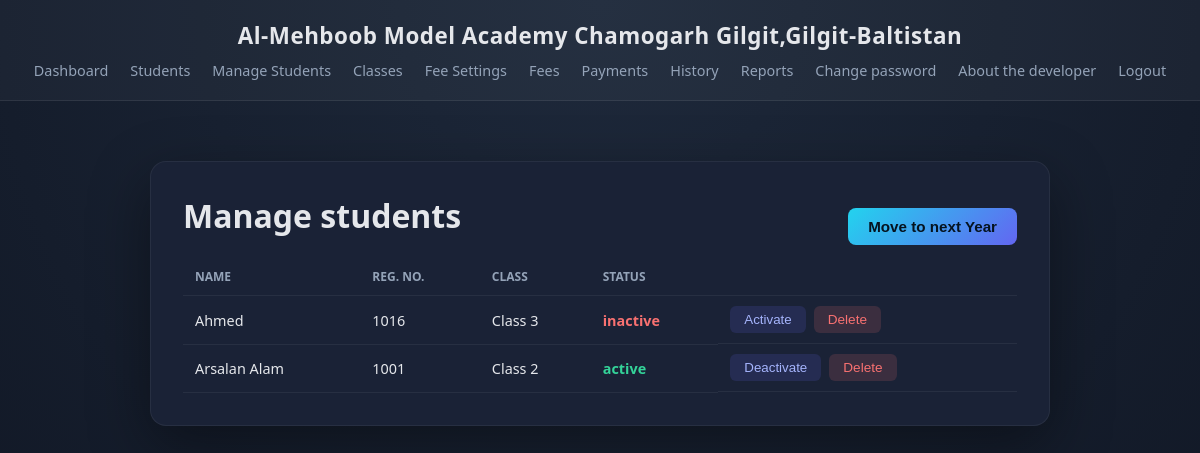
The page /manage-students (signed in) on the database its author committed.
### models.py (models this page shows)
class School(db.Model):
    __tablename__ = "school"
    id = db.Column(db.Integer, primary_key=True)
    name = db.Column(db.String(150), nullable=False)
    admission_fee = db.Column(db.Float, default=0)
    security_fee = db.Column(db.Float, default=0)

class Student(db.Model):
    __tablename__ = "students"
    id = db.Column(db.Integer, primary_key=True)
    name = db.Column(db.String(150), nullable=False)
    father_name = db.Column(db.String(150))
    cnic = db.Column(db.String(20))
    phone_number = db.Column(db.String(20))
    gender = db.Column(db.String(10), nullable=False)
    reg_number = db.Column(db.String(30), unique=True, nullable=False)
    class_id = db.Column(db.Integer, db.ForeignKey("classes.id"), nullable=False)
    previous_class_id = db.Column(db.Integer, db.ForeignKey("classes.id"), nullable=True)
    admission_date = db.Column(db.String(20), default=lambda: date.today().isoformat())
    status = db.Column(db.String(20), default="active")
    school_class = db.relationship("SchoolClass", backref="students", foreign_keys=[class_id])

class SchoolClass(db.Model):
    __tablename__ = "classes"
    id = db.Column(db.Integer, primary_key=True)
    class_name = db.Column(db.String(50), unique=True, nullable=False)
    monthly_fee = db.Column(db.Float, nullable=False)
    class_order = db.Column(db.Integer, nullable=False, default=0)

### app.py (the view)
@app.route("/manage-students")
@login_required
@admin_required
def manage_students():
    all_students = Student.query.order_by(Student.name).all()
    return render_template("manage_students.html", students=all_students)

### app.py (called while the page is built)
@login_manager.user_loader
def load_user(user_id):
    return User.query.get(int(user_id))

@app.context_processor
def inject_school_name():
    school = School.query.first()
    return {"school_name": school.name if school else "School Management System"}

def admin_required(f):
    @wraps(f)
    def wrapper(*args, **kwargs):
        if current_user.role != "admin":
            flash("Admin access required.", "danger")
            return redirect(url_for("dashboard"))
        return f(*args, **kwargs)
    return wrapper

### templates/manage_students.html (shortened to what this page needs)
{% extends "base.html" %}
{% block content %}
<div class="wide-card">
  <div style="display:flex; justify-content:space-between; align-items:center; flex-wrap:wrap; gap:10px;">
    <h1>Manage students</h1>
    <form method="POST" action="{{ url_for('promote_students') }}"
          onsubmit="return confirm('Move every active student to their next class? Senior-most students will be deactivated. This does not touch fees.');">
      <button type="submit" class="btn-primary btn-small">Move to next Year</button>
    </form>
  </div>
  <table class="data-table">
    <thead>
      <tr><th>Name</th><th>Reg. no.</th><th>Class</th><th>Status</th><th></th></tr>
    </thead>
    <tbody>
      {% for s in students %}
      <tr>
        <td>{{ s.name }}</td>
        <td>{{ s.reg_number }}</td>
        <td>{{ s.school_class.class_name }}</td>
        <td class="{{ 'status-paid' if s.status == 'active' else 'status-unpaid' }}">{{ s.status }}</td>
        <td style="display:flex; gap:8px; flex-wrap: wrap;">
          <form method="POST" action="{{ url_for('toggle_student_status', student_id=s.id) }}">
            <button type="submit" class="btn-small"
                    style="background: rgba(99,102,241,0.15); color:#a5b4fc; border:none; border-radius:6px; padding:6px 14px; cursor:pointer;">
              {{ 'Deactivate' if s.status == 'active' else 'Activate' }}
            </button>
          </form>
          <form method="POST" action="{{ url_for('delete_student', student_id=s.id) }}"
                onsubmit="return confirm('Delete this student? This also removes their login and all financial records.');">
            <button type="submit" class="btn-danger btn-small">Delete</button>
          </form>
        </td>
      </tr>
      {% else %}
      <tr><td colspan="5">No students yet.</td></tr>
      {% endfor %}
    </tbody>
  </table>
</div>
{% endblock %}

### templates/base.html (shortened to what this page needs)
<!DOCTYPE html>
<html lang="en">
<head>
  <link rel="stylesheet" href="{{ url_for('static', filename='css/style.css') }}">
</head>
<body>
  <header class="topbar">
    <span class="school-name">{{ school_name }}</span>
    {% if current_user.is_authenticated %}
      <nav>
        <a href="{{ url_for('dashboard') }}">Dashboard</a>
        {% if current_user.role == 'admin' %}
          <a href="{{ url_for('students') }}">Students</a>
          <a href="{{ url_for('manage_students') }}">Manage Students</a>
          <a href="{{ url_for('classes') }}">Classes</a>
          <a href="{{ url_for('fee_settings') }}">Fee Settings</a>
          <a href="{{ url_for('fees') }}">Fees</a>
          <a href="{{ url_for('payments_search') }}">Payments</a>
          <a href="{{ url_for('payment_history') }}">History</a>
          <a href="{{ url_for('reports') }}">Reports</a>
        {% endif %}
        <a href="{{ url_for('change_password') }}">Change password</a>
        <a href="{{ url_for('about_developer') }}">About the developer</a>
        <a href="{{ url_for('logout') }}">Logout</a>
      </nav>
    {% endif %}
  </header>
  <main class="content">
    {% block content %}{% endblock %}
  </main>
</body>
</html>

### static/css/style.css (style rules this page uses)
:root { --bg: #0f1522; --card-bg: #1a2236; --accent: #22d3ee; --accent-2: #6366f1; --text: #e5e7eb; --muted: #94a3b8; --danger: #f87171; --success: #34d399; }
* { box-sizing: border-box; }
body { margin: 0; font-family: "Segoe UI", sans-serif; background: radial-gradient(circle at top, #1e293b, #0f1522); color: var(--text); min-height: 100vh; }
.topbar { display: flex; flex-direction: column; align-items: center; gap: 10px; padding: 20px 32px; background: rgba(255, 255, 255, 0.03); border-bottom: 1px solid rgba(255, 255, 255, 0.08); }
.school-name { font-weight: 800; font-size: 1.4rem; letter-spacing: 0.5px; text-align: center; }
.topbar nav { display: flex; flex-wrap: wrap; justify-content: center; gap: 4px 22px; }
.topbar nav a { color: var(--muted); text-decoration: none; font-size: 0.9rem; }
.content { display: flex; justify-content: center; padding: 60px 20px; }
.btn-primary { width: 100%; margin-top: 24px; padding: 12px; border: none; border-radius: 8px; background: linear-gradient(135deg, var(--accent), var(--accent-2)); color: #05131f; font-weight: 700; font-size: 0.95rem; cursor: pointer; }
.wide-card { background: var(--card-bg); border: 1px solid rgba(255, 255, 255, 0.06); border-radius: 16px; padding: 32px; width: 100%; max-width: 900px; box-shadow: 0 20px 60px rgba(0, 0, 0, 0.4); }
.wide-card h1 { margin-top: 0; }
.btn-small { width: auto; padding: 10px 20px; margin-top: 0; }
.btn-danger { padding: 6px 14px; border: none; border-radius: 6px; background: rgba(248, 113, 113, 0.15); color: var(--danger); cursor: pointer; font-size: 0.85rem; }
.data-table { width: 100%; border-collapse: collapse; }
.data-table th, .data-table td { text-align: left; padding: 10px 12px; border-bottom: 1px solid rgba(255, 255, 255, 0.06); font-size: 0.9rem; }
.data-table th { color: var(--muted); text-transform: uppercase; font-size: 0.75rem; }
.status-paid { color: var(--success); font-weight: 600; }
.status-unpaid { color: var(--danger); font-weight: 600; }

### rows shown on the page
School: name "Al-Mehboob Model Academy Chamogarh Gilgit,Gilgit-Baltistan"
Student: name "Ahmed", reg_number "1016", school_class.class_name "Class 3", status "inactive", status "Activate"
Student: name "Arsalan Alam", reg_number "1001", school_class.class_name "Class 2", status "active", status "Deactivate"
